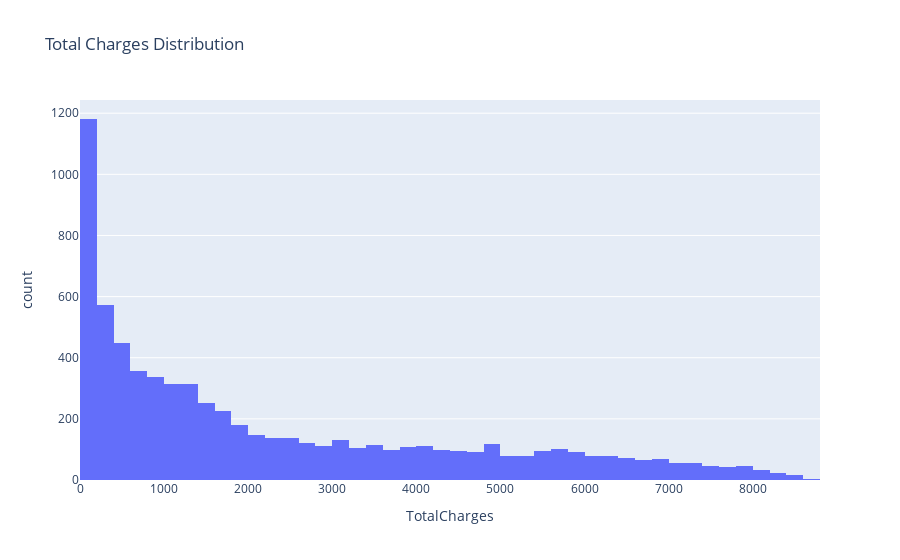

Notebook cell for this chart:
### Markdown cell above
using plotly express...

### Code cell
px.histogram(churn, x='TotalCharges', title='Total Charges Distribution')

### Figure 1 — Plotly figure (JSON) as saved in the notebook; plotly's stock layout.template omitted (floating-point values rounded to 4 significant figures; data arrays with more than 128 entries replaced by an {"elided": "..."} marker saying what was removed)
{"data": [{"alignmentgroup": "True", "bingroup": "x", "hovertemplate": "TotalCharges=%{x}<br>count=%{y}<extra></extra>", "legendgroup": "", "marker": {"color": "#636efa"}, "name": "", "offsetgroup": "", "orientation": "v", "showlegend": false, "type": "histogram", "x": {"elided": "7032 float values"}, "xaxis": "x", "yaxis": "y"}], "layout": {"autosize": true, "barmode": "relative", "legend": {"tracegroupgap": 0}, "title": {"text": "Total Charges Distribution"}, "xaxis": {"anchor": "y", "autorange": true, "domain": [0, 1], "range": [0, 8800], "title": {"text": "TotalCharges"}, "type": "linear"}, "yaxis": {"anchor": "x", "autorange": true, "domain": [0, 1], "range": [0, 1243.0], "title": {"text": "count"}}}}
